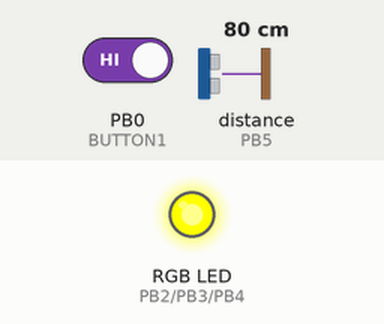
This sketch was run on a simulated ATtiny85, built with avr-gcc and run on an emulated ATtiny85. On the bench: an RGB LED mixed from three pins (HIGH = lit). Wiring (inferred from the names in the program): ultrasonic range finder: trigger PB1; echo PB5. Inputs (shaded band) come from the test bench; at power-on: distance to the obstacle (sensor on PB5) 80 cm, PB0 (BUTTON1) HIGH. The echo pulse lasts 58.3 µs per cm; pins used as bus, display or sensor lines are not drawn.

Above: at 3.2 s.
3.3 s: distance to the obstacle (sensor on PB5) set to 250 cm
At 5.3 s:
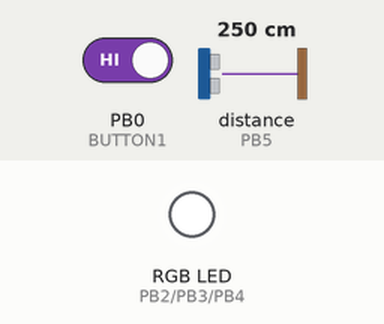
5.6 s: distance to the obstacle (sensor on PB5) set to 125 cm
8.5 s: distance to the obstacle (sensor on PB5) set to 119 cm
At 10.6 s:
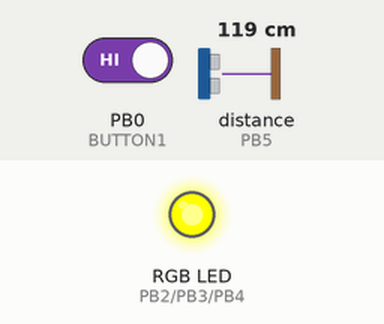
10.9 s: distance to the obstacle (sensor on PB5) set to 59 cm
12.7 s: distance to the obstacle (sensor on PB5) set to 50 cm
At 14.6 s:
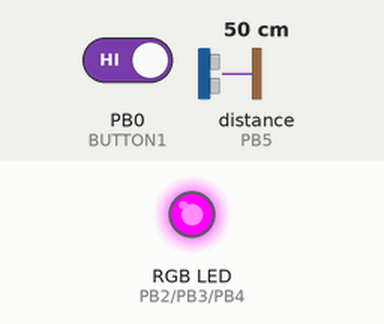
15.1 s: PB0 (BUTTON1) driven LOW
At 20.04 s:
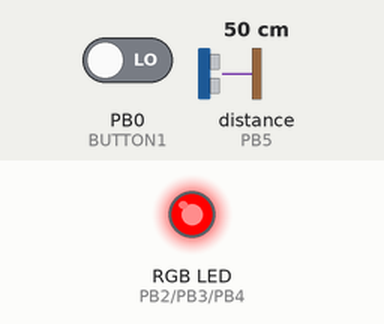
Timing chart, 0 to 20.2 s (numbered marks = the images above; inputs shaded):
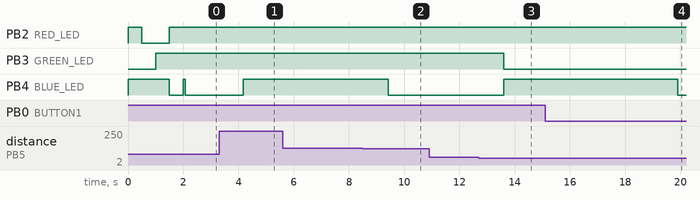

The sketch:

GarageProxProg.ino
```cpp
/*
Garage Parking Proximity Sensor
D. Artiles
Oct 17, 2013

This will work with either the Megabrite LED or a RGB LEB
DIGISPARK does not support Megabrite

Programmable distance version

*/

#include <EEPROMEx.h>

//data stored in EEPROM
byte configuration_init;
float configuration_distance;
#define INIT_SIGNATURE 0xC7


#define DIGISPARK
//#define SERIAL_ENABLE


#ifdef DIGISPARK
//HC-SR04 Setup
#define trigpin 1
#define echopin 5

#define RED_LED 2
#define GREEN_LED 3
#define BLUE_LED 4

//no blinking LED support
//#define BLINK_LED 8
//Button input
#define BUTTON1 0
#define BUTTON_ACTIVE LOW

#else
//HC-SR04 Setup
#define trigpin 3
#define echopin 2


//Pins
//For discrete LED control
#define RED_LED 5
#define GREEN_LED 6
#define BLUE_LED 7
#define BLINK_LED 8
//Button input A5
#define BUTTON1 19
#define BUTTON_ACTIVE HIGH


#endif


#define BUTTON_RELEASE 0
#define BUTTON_PRESS 1
#define BUTTON_HOLD 2


#define LED_ACTIVE LOW


//Distances (inches)
#define EMERGENCY_DIST 2     /* absolute */
#define STOP_DIST_DEFAULT 6  /* absolute */
#define WARN_DIST_DELTA 15   /* relative to stop distance */
#define MAX_DIST  48         /* absolute */
#define MIN_DIST 3           /* absolute */

#define MIN_MOTION_COUNT 2
#define MAX_FOREGROUND 2
//100 ms * MAX_FOREGROUND = 5 times per second
#define MAX_LED_TIMEOUT 60*5 // number of seconds times foreground rate
#define PROG_MODE_TIMEOUT 60 *5


//Megabrite Control
//from Sparkfun appnote
#ifndef DIGISPARK
#define clockpin 13 // CI
#define enablepin 10 // EI
#define latchpin 9 // LI
#define datapin 11 // DI
#define NumLEDs 1

int LEDChannels[NumLEDs][3] = {0};
#endif

//Operational modes
#define IDLE_MODE 0
#define NORMAL_MODE 1
#define PROGRAM_MODE 2

boolean program_complete = 0;

volatile int mode;

float diff_limit = 1.0;
int foreground_ctr = 0;
volatile boolean tick = 0;
boolean blink_ctr = 0;
unsigned int led_timeout_ctr = 0;
int motion_detected = 0;
boolean car_detect = 0;
boolean led_timeout = 0;

unsigned int duration;
float distance;
float emergency_distance;
float stop_distance;
float warning_distance;
float maximum_distance;
//


void setup(){
 mode = IDLE_MODE;

 #ifdef SERIAL_ENABLE
 Serial.begin(115200);
 #endif

#ifndef DIGISPARK
 //Megabrite setup
 pinMode(datapin, OUTPUT);
 pinMode(latchpin, OUTPUT);
 pinMode(enablepin, OUTPUT);
 pinMode(clockpin, OUTPUT);
 SPCR = (1<<SPE)|(1<<MSTR)|(0<<SPR1)|(0<<SPR0);
 digitalWrite(latchpin, LOW);
 digitalWrite(enablepin, LOW);
#endif

 //HC-SR04 Setup
 pinMode(trigpin, OUTPUT);
 pinMode(echopin, INPUT);

 //LED setup
 pinMode(RED_LED,OUTPUT);
 pinMode(GREEN_LED,OUTPUT);
 pinMode(BLUE_LED,OUTPUT);
 #ifndef DIGISPARK
 pinMode(BLINK_LED,OUTPUT);
 #endif

 //Pushbutton setup
 pinMode(BUTTON1, INPUT);

 #ifdef DIGISPARK
 //digispark is using active low button input
 //set the pull-up resistor on input by writing to it
 //connect switch to ground
 digitalWrite(BUTTON1,HIGH);
 #endif


  //RGB LED setup
 digitalWrite(RED_LED,LED_ACTIVE);
 digitalWrite(GREEN_LED,~LED_ACTIVE);
 digitalWrite(BLUE_LED,~LED_ACTIVE);


 //powering up with the button pressed will reset the default
 if (digitalRead(BUTTON1) == BUTTON_ACTIVE){

   stop_distance = STOP_DIST_DEFAULT;
   write_config_data(stop_distance);

   //wait for button to be released
   while(digitalRead(BUTTON1) == BUTTON_ACTIVE);
   digitalWrite(RED_LED,LED_ACTIVE);
   digitalWrite(GREEN_LED,~LED_ACTIVE);
   digitalWrite(BLUE_LED,LED_ACTIVE);
   delay (1000);


 }
 else{

  // recover initial data from EEPROM
  configuration_init = EEPROM.read(0);

  if(configuration_init == INIT_SIGNATURE){
     configuration_distance = EEPROM.readFloat(1);
     stop_distance = configuration_distance;
  }
  else
     stop_distance = STOP_DIST_DEFAULT;


 }


 //set up distances
 emergency_distance = EMERGENCY_DIST;
 warning_distance  = stop_distance + WARN_DIST_DELTA;
 maximum_distance = MAX_DIST;


 //RGB LED setup
 digitalWrite(RED_LED,~LED_ACTIVE);
 digitalWrite(GREEN_LED,~LED_ACTIVE);
 digitalWrite(BLUE_LED,~LED_ACTIVE);
 #ifndef DIGISPARK
 digitalWrite(BLINK_LED,HIGH);
 #endif

 WriteLED(0,1023,0); //Green
 digitalWrite(GREEN_LED,LED_ACTIVE);
 delay(500);
 digitalWrite(GREEN_LED,~LED_ACTIVE);

 //Yellow
 WriteLED(1023,1023,0); //Yellow

 digitalWrite(RED_LED,LED_ACTIVE);
 digitalWrite(GREEN_LED,LED_ACTIVE);
 delay(500);
 digitalWrite(RED_LED,~LED_ACTIVE);
 digitalWrite(GREEN_LED,~LED_ACTIVE);


 //Red
 WriteLED(1023,0,0); //Red
 digitalWrite(RED_LED,LED_ACTIVE);
 delay(500);
 digitalWrite(RED_LED,~LED_ACTIVE);

 // blue
 WriteLED(0,0,1023); //Blue
 digitalWrite(BLUE_LED,LED_ACTIVE);
 delay(500);
 digitalWrite(BLUE_LED,~LED_ACTIVE);

 //Off
 WriteLED(0,0,0); //Off
 mode = NORMAL_MODE;

 #ifndef DIGISPARK
 digitalWrite(BLINK_LED,LOW);
    // initialize Timer1
    cli();          // disable global interrupts
    TCCR1A = 0;     // set entire TCCR1A register to 0
    TCCR1B = 0;     // same for TCCR1B

    // set compare match register to desired timer count:
    OCR1A = 1562; //15624; 0.1 sec = 1562
    // turn on CTC mode:
    TCCR1B |= (1 << WGM12);
    // Set CS10 and CS12 bits for 1024 prescaler:
    TCCR1B |= (1 << CS10);
    TCCR1B |= (1 << CS12);
    // enable timer compare interrupt:
    TIMSK1 |= (1 << OCIE1A);
    // enable global interrupts:
    sei();


 #else
 //AT Tiny has 8 bit timer 1
    // initialize Timer1
    cli();          // disable global interrupts
    TCCR1 = 0;      // set entire TCCR1 register to 0
    OCR1A = 0;
    // turn on CTC mode:

    TCCR1 |= (1 << CTC1);
    // Set bits for 1024 prescaler:
    TCCR1 |= (1 << CS10);
    TCCR1 |= (1 << CS11);
    TCCR1 |= (1 << CS12);
    TCCR1 |= (1 << CS13);

    // enable timer compare interrupt:
    TIMSK |= (1 << OCIE1A);

    // enable global interrupts:
    sei();


 #endif

}

//Timer 1 ISR
ISR(TIMER1_COMPA_vect)
{
  static int tick_ctr = 0;
    tick = 1;
  if (mode == NORMAL_MODE){
    if (++tick_ctr >= 10){
      tick_ctr = 0;
       #ifndef DIGISPARK
      digitalWrite(BLINK_LED,HIGH);
      #else
      ;
      #endif
    }
    else
     #ifndef DIGISPARK
      digitalWrite(BLINK_LED,LOW);
      #else
      ;
      #endif

  }

  else if (mode == IDLE_MODE){
    if (++tick_ctr >= 50){
      tick_ctr = 0;
       #ifndef DIGISPARK
      digitalWrite(BLINK_LED,HIGH);
      #else
      ;
      #endif
    }
    else
      #ifndef DIGISPARK
      digitalWrite(BLINK_LED,LOW);
      #else
      ;
      #endif

  }
  else
   #ifndef DIGISPARK
    digitalWrite(BLINK_LED, !digitalRead(BLINK_LED));
   #else
   ;
   #endif

}


void loop(){


if(tick){
  tick = 0;
  if(++foreground_ctr == MAX_FOREGROUND){

    foreground_ctr = 0;
    blink_ctr = !blink_ctr;

    digitalWrite(trigpin,HIGH);
    delayMicroseconds(1000);
    digitalWrite(trigpin,LOW);
    duration = pulseIn (echopin,HIGH);

//    distance = duration  / (29.1*2.0); // cm
//    distance = distance / 2.54; //inches

    distance = duration  * 0.0067646; // inches

 #ifdef SERIAL_ENABLE
    Serial.print("Dur ");
    Serial.print(duration);
    Serial.print(" Dist ");
    Serial.print(distance);
 #endif

    motion_detected = motion_detect(diff_limit,distance);


    //determine the current mode
    switch (mode){
        case NORMAL_MODE:
          if (process_timeout(car_detect) == 1)
            mode = IDLE_MODE;

          if (process_pushbutton(digitalRead(BUTTON1)) == BUTTON_PRESS){
            mode = PROGRAM_MODE;
          }

          break;

        case PROGRAM_MODE:
          if (program_complete){
            mode = NORMAL_MODE;
            program_complete = 0;
          }

          break;

        case IDLE_MODE:
          if (process_timeout(car_detect) == 1)
            mode = IDLE_MODE;
          else
            mode = NORMAL_MODE;
          break;

        default:
          mode = NORMAL_MODE;


    }//end switch mode


    //process the modes
    if (mode == NORMAL_MODE){
      process_normal_mode();
    }

    else if (mode == PROGRAM_MODE)
      process_program_mode();
    else{
      proceess_idle_mode();
    }


} // end if process foreground

} // end if tick
} // end loop

void proceess_idle_mode(void){
  #ifdef SERIAL_ENABLE
  Serial.println("Idle");
  #endif

  WriteLED(0,0,0); //Off
  digitalWrite(RED_LED,~LED_ACTIVE);
  digitalWrite(GREEN_LED,~LED_ACTIVE);
  digitalWrite(BLUE_LED,~LED_ACTIVE);


  if (distance > maximum_distance)
    car_detect = 0;


}
```

ProceessNormal.ino
```cpp
void process_normal_mode(void){

    if (distance <= emergency_distance){
      car_detect = 1;
      if (blink_ctr == 1){
        WriteLED(1023,0,0); //Red
        digitalWrite(RED_LED,LED_ACTIVE);
        digitalWrite(GREEN_LED,~LED_ACTIVE);
        digitalWrite(BLUE_LED,~LED_ACTIVE);
      }
      else{
        WriteLED(0,0,1023); //Blue
        digitalWrite(RED_LED,~LED_ACTIVE);
        digitalWrite(GREEN_LED,~LED_ACTIVE);
        digitalWrite(BLUE_LED,LED_ACTIVE);
      }
    #ifdef SERIAL_ENABLE
    Serial.print(",EMERG STOP");
    #endif
    }

    else if (distance <= stop_distance){
      car_detect = 1;
      WriteLED(1023,0,0); //Red
      digitalWrite(RED_LED,LED_ACTIVE);
      digitalWrite(GREEN_LED,~LED_ACTIVE);
      digitalWrite(BLUE_LED,~LED_ACTIVE);
      #ifdef SERIAL_ENABLE
      Serial.print(",STOP");
      #endif
    }
    else if (distance <= warning_distance){
      car_detect = 1;
      WriteLED(0,1023,0); //Green
      digitalWrite(RED_LED,~LED_ACTIVE);
      digitalWrite(GREEN_LED,LED_ACTIVE);
      digitalWrite(BLUE_LED,~LED_ACTIVE);
      #ifdef SERIAL_ENABLE
      Serial.print(",WARN");
      #endif

    }
    else if (distance <= maximum_distance) {
      car_detect = 1;
      WriteLED(0,0,1023); //Blue
      digitalWrite(RED_LED,~LED_ACTIVE);
      digitalWrite(GREEN_LED,~LED_ACTIVE);
      digitalWrite(BLUE_LED,LED_ACTIVE);
      #ifdef SERIAL_ENABLE
      Serial.print(",MAX");
      #endif
    }


    else{
       car_detect = 0;
       WriteLED(0,0,0); //Off
       digitalWrite(RED_LED,~LED_ACTIVE);
       digitalWrite(GREEN_LED,~LED_ACTIVE);
       digitalWrite(BLUE_LED,~LED_ACTIVE);
       #ifdef SERIAL_ENABLE
       Serial.print(",No Car Detected");
       #endif

    }


}
```

ProcessProgram.ino
```cpp
#define PROG_MODE_INIT 0
#define PROG_MODE_1 1
#define PROG_MODE_PROGRAM 2
#define PROG_MODE_3 3

void process_program_mode(void){

  static int prog_mode = PROG_MODE_INIT;
  static int prog_mode_ctr = 0;

   #ifdef SERIAL_ENABLE
   Serial.print(",ProgramMode");
   #endif

    if (++prog_mode_ctr >= PROG_MODE_TIMEOUT){
              Serial.print(",ProgramMode Timeout");
              prog_mode_ctr = 0;
              program_complete= 1;
              prog_mode = PROG_MODE_INIT;

    }

    else
    {

      switch (prog_mode){
          case PROG_MODE_INIT:
            //Teal
            digitalWrite(RED_LED,~LED_ACTIVE);
            digitalWrite(GREEN_LED,LED_ACTIVE);
            digitalWrite(BLUE_LED,LED_ACTIVE);

            if (process_pushbutton(digitalRead(BUTTON1) == BUTTON_RELEASE)){
              prog_mode = PROG_MODE_1;
            }
            break;

          case PROG_MODE_1:


            if ((distance <= (MAX_DIST-WARN_DIST_DELTA)) && distance >= MIN_DIST ){
              //Green LED if within legal distance zone
              digitalWrite(RED_LED,~LED_ACTIVE);
              digitalWrite(GREEN_LED,LED_ACTIVE);
              digitalWrite(BLUE_LED,~LED_ACTIVE);

              //can only program if within the legay range
              if (process_pushbutton(digitalRead(BUTTON1) == BUTTON_PRESS)){
                 prog_mode = PROG_MODE_PROGRAM;
              }
            }
            else{ //red LED if illegal (too close or too far)
              digitalWrite(RED_LED,LED_ACTIVE);
              digitalWrite(GREEN_LED,~LED_ACTIVE);
              digitalWrite(BLUE_LED,~LED_ACTIVE);
              #ifdef SERIAL_ENABLE
              Serial.print("Illegal distance: ");
              Serial.println(distance);
              #endif

            }
            break;


          case PROG_MODE_PROGRAM:
            //Teal LED until button is released
            digitalWrite(RED_LED,~LED_ACTIVE);
            digitalWrite(GREEN_LED,LED_ACTIVE);
            digitalWrite(BLUE_LED,LED_ACTIVE);

           //write the data
            write_config_data(distance);

            emergency_distance = EMERGENCY_DIST; //never changes
            stop_distance  = distance;
            warning_distance  = stop_distance + WARN_DIST_DELTA;
            maximum_distance = MAX_DIST; //never changes

            #ifdef SERIAL_ENABLE
            Serial.print("Stored new distance: ");
            Serial.println(distance);
            #endif

            if (process_pushbutton(digitalRead(BUTTON1) == BUTTON_RELEASE)){
              prog_mode = PROG_MODE_3;
            }

            break;
          case PROG_MODE_3:
            //programming done
            //White LED
            digitalWrite(RED_LED,LED_ACTIVE);
            digitalWrite(GREEN_LED,LED_ACTIVE);
            digitalWrite(BLUE_LED,LED_ACTIVE);
            program_complete= 1;
            prog_mode = PROG_MODE_INIT;
            break;

          default:
            break;
      }//end switch
    }//end else

}


void write_config_data (float dist){

     configuration_init = INIT_SIGNATURE;
     EEPROM.write(0, configuration_init);
     EEPROM.writeFloat(1, dist);

}
```

ProcessTimers.ino
```cpp
int process_timeout (int run_timer){

  static unsigned int led_timeout_ctr = 0;
  int led_timeout = 0;

  //timeout processing
    //turn off the LED some time after car is detected
    if(run_timer){
       #ifdef SERIAL_ENABLE
        Serial.print(led_timeout_ctr);
       #endif

        if(++led_timeout_ctr >= MAX_LED_TIMEOUT){
          led_timeout_ctr = MAX_LED_TIMEOUT;
          led_timeout = 1;
          #ifdef SERIAL_ENABLE
          Serial.print(",TIMEOUT");
          #endif
     }

    }//end if car detected
    else{// car no longer detected
       led_timeout_ctr = 0;
       led_timeout = 0;
       #ifdef SERIAL_ENABLE
       Serial.print(",NO TIMEOUT");
       #endif
    }

  return (led_timeout);
}
#define PRESS_CNT 5
#define HOLD_CNT 10


int process_pushbutton(int buttonstate){

 static unsigned int pb_timeout_ctr = 0;

 int button_out = BUTTON_RELEASE;

 if (buttonstate == BUTTON_ACTIVE){

   ++pb_timeout_ctr;

   if(pb_timeout_ctr >= PRESS_CNT){
     button_out = BUTTON_PRESS;
   }

   //this is not working for some reason:
   if(pb_timeout_ctr >= HOLD_CNT){
     button_out = BUTTON_HOLD;
     pb_timeout_ctr = HOLD_CNT;
   }


 }
 else{
   pb_timeout_ctr = 0;
   button_out = BUTTON_RELEASE;
 }


 return (button_out);


}
```

Proxdetect.ino
```cpp
int motion_detect(float diff_limit, float distance){
   static float prev_dist = 0;
   static unsigned int motion_count_approach = 0;
   static unsigned int motion_count_recede = 0;
   int motion_detected = 0;

    //Motion detection processing
    float diff = prev_dist-distance;
    #ifdef SERIAL_ENABLE
    Serial.print(",diff = ");
    Serial.print (diff);
    #endif

    if(diff > diff_limit){
      if (++motion_count_approach > MIN_MOTION_COUNT){
        motion_count_approach = MIN_MOTION_COUNT;
        #ifdef SERIAL_ENABLE
        Serial.print(",Approaching");
        #endif
        motion_detected = 1;
      }

    }
    else if (diff < -diff_limit) {
      if (++motion_count_recede > MIN_MOTION_COUNT){
        motion_count_recede = MIN_MOTION_COUNT;
        #ifdef SERIAL_ENABLE
        Serial.print(",Receeding");
        #endif
        motion_detected = -1;
      }
    }
    else{
      motion_count_approach = 0;
      motion_count_recede = 0;
      motion_detected = 0;

    }

    #ifdef SERIAL_ENABLE
    Serial.println("");
    #endif

    prev_dist = distance;

    return (motion_detected);

}
```

megabrite.ino
```cpp
//Megabrite driver
//From Sparkfun appnote
#ifndef DIGISPARK
int SB_CommandMode;
int SB_RedCommand;
int SB_GreenCommand;
int SB_BlueCommand;


void SB_SendPacket() {

    if (SB_CommandMode == B01) {
     SB_RedCommand = 120;
     SB_GreenCommand = 100;
     SB_BlueCommand = 100;
    }

    SPDR = SB_CommandMode << 6 | SB_BlueCommand>>4;
    while(!(SPSR & (1<<SPIF)));
    SPDR = SB_BlueCommand<<4 | SB_RedCommand>>6;
    while(!(SPSR & (1<<SPIF)));
    SPDR = SB_RedCommand << 2 | SB_GreenCommand>>8;
    while(!(SPSR & (1<<SPIF)));
    SPDR = SB_GreenCommand;
    while(!(SPSR & (1<<SPIF)));

}

//Megabrite driver
//From Sparkfun appnote
//Not used
void WriteLEDArray() {

    SB_CommandMode = B00; // Write to PWM control registers
    for (int h = 0;h<NumLEDs;h++) {
	  SB_RedCommand = LEDChannels[h][0];
	  SB_GreenCommand = LEDChannels[h][1];
	  SB_BlueCommand = LEDChannels[h][2];
	  SB_SendPacket();
    }

    delayMicroseconds(15);
    digitalWrite(latchpin,HIGH); // latch data into registers
    delayMicroseconds(15);
    digitalWrite(latchpin,LOW);

    SB_CommandMode = B01; // Write to current control registers
    for (int z = 0; z < NumLEDs; z++) SB_SendPacket();
    delayMicroseconds(15);
    digitalWrite(latchpin,HIGH); // latch data into registers
    delayMicroseconds(15);
    digitalWrite(latchpin,LOW);

}

void WriteLED (int r, int g, int b){
  for (int h = 0;h<NumLEDs;h++) {
    SB_CommandMode = B00; // Write to PWM control registers
    SB_RedCommand = r;
    SB_GreenCommand = g;
    SB_BlueCommand = b;
    SB_SendPacket();
  }
    delayMicroseconds(15);
    digitalWrite(latchpin,HIGH); // latch data into registers
    delayMicroseconds(15);
    digitalWrite(latchpin,LOW);

    SB_CommandMode = B01; // Write to current control registers
    for (int z = 0; z < NumLEDs; z++) SB_SendPacket();
    delayMicroseconds(15);
    digitalWrite(latchpin,HIGH); // latch data into registers
    delayMicroseconds(15);
    digitalWrite(latchpin,LOW);


}
#else
//stub out the Megabrite functions
//when using DIGISPARK
void SB_SendPacket() {}
void WriteLEDArray() {}
void WriteLED (int r, int g, int b){}


#endif
```

Measured:
- the behaviour switches between 123 and 122 cm on distance to the obstacle (sensor on PB5) (found by bisection; images 1 and 2)
- the behaviour switches between 54 and 53 cm on distance to the obstacle (sensor on PB5) (found by bisection; images 2 and 3)
- after the input at 3.3 s, PB4 (BLUE_LED): LOW → HIGH after 0.88 s
- after the input at 5.6 s, every drawn part: stays the same
- after the input at 8.5 s, PB4 (BLUE_LED): HIGH → LOW after 0.91 s
- after the input at 10.9 s, every drawn part: stays the same
- after the input at 12.7 s, PB3 (GREEN_LED): HIGH → LOW after 0.90 s; PB4 (BLUE_LED): LOW → HIGH after 0.90 s
- after the input at 15.1 s, PB4 (BLUE_LED): HIGH → LOW after 4.8 s
